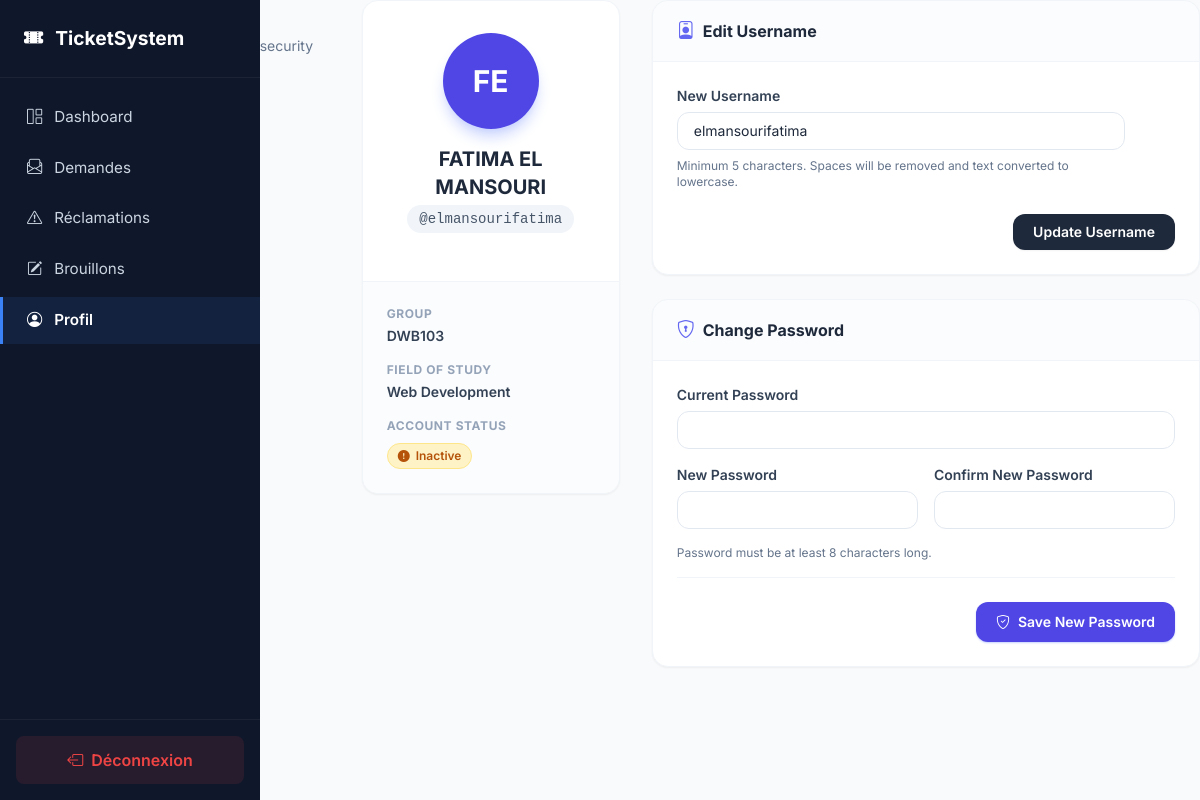
Page /student/profile.php (signed in) on the committed database.
### tables this page shows
CREATE TABLE IF NOT EXISTS `users` (
    `id`             INT UNSIGNED    NOT NULL AUTO_INCREMENT,

     
     
    `role`           ENUM('admin', 'student') NOT NULL DEFAULT 'student',

     
     
     
    `username`       VARCHAR(100)    NOT NULL,

    `first_name`     VARCHAR(100)    NOT NULL,
    `last_name`      VARCHAR(100)    NOT NULL,

     
    `password_hash`  VARCHAR(255)    NOT NULL,

     
     
    `group_name`     VARCHAR(50)     NULL DEFAULT NULL,

     
     
     
     
    `filiere`        VARCHAR(100)    NULL DEFAULT NULL,

     
     
     
    `account_status` ENUM('active', 'inactive') NOT NULL DEFAULT 'inactive',

     
    `last_login_at`  DATETIME        NULL DEFAULT NULL,

    `created_at`     DATETIME        NOT NULL DEFAULT CURRENT_TIMESTAMP,
    `updated_at`     DATETIME        NOT NULL DEFAULT CURRENT_TIMESTAMP
                                     ON UPDATE CURRENT_TIMESTAMP,

     
    PRIMARY KEY (`id`),

     
    UNIQUE KEY `uq_users_username` (`username`),

     
    INDEX `idx_users_role`           (`role`),

     
    INDEX `idx_users_filiere`        (`filiere`),
    INDEX `idx_users_group_name`     (`group_name`),

     
    INDEX `idx_users_account_status` (`account_status`)

);

### includes/functions.php (called while the page is built, shortened)
<?php
function e(?string $value): string
{
    return htmlspecialchars((string) $value, ENT_QUOTES, 'UTF-8');
}

### student/profile.php (the view, shortened to what this page needs)
<?php
require_once __DIR__ . '/../config/database.php';
require_once __DIR__ . '/../includes/functions.php';
$student_id = (int) $_SESSION['user_id'];
$stmt = $pdo->prepare('SELECT * FROM users WHERE id = ? AND role = "student" LIMIT 1');
$stmt->execute([$student_id]);
$user = $stmt->fetch();
$initials = mb_strtoupper(mb_substr($user['first_name'], 0, 1) . mb_substr($user['last_name'], 0, 1));
?>
<!DOCTYPE html>
<html lang="en">
<head>
    <script src="https://cdn.tailwindcss.com"></script>
    <link rel="stylesheet" href="https://cdn.jsdelivr.net/npm/bootstrap-icons@1.11.3/font/bootstrap-icons.min.css">
</head>
<body class="bg-slate-50 text-slate-800 antialiased selection:bg-brand-500 selection:text-white">
<?php include __DIR__ . '/includes/sidebar.php'; ?>
<div class="mb-6">
    <h1 class="text-2xl font-bold text-slate-900">Profile Settings</h1>
    <p class="text-slate-500 text-sm mt-1">Manage your personal information and security preferences</p>
</div>
<div class="grid grid-cols-1 lg:grid-cols-3 gap-8">
    <div class="lg:col-span-1">
        <div class="bg-white rounded-2xl shadow-sm border border-slate-100 overflow-hidden">
            <div class="p-8 text-center border-b border-slate-100">
                <div class="w-24 h-24 rounded-full bg-indigo-600 text-white flex items-center justify-center text-3xl font-bold mx-auto mb-4 shadow-lg shadow-indigo-200">
                    <?= $initials ?>
                </div>
                <h2 class="text-xl font-bold text-slate-800 mb-1"><?= e($user['first_name'] . ' ' . $user['last_name']) ?></h2>
                <div class="inline-flex items-center px-3 py-1 rounded-full bg-slate-100 text-slate-600 text-sm font-mono mb-4">
                    @<?= e($user['username']) ?>
                </div>
            </div>
            <div class="p-6 bg-slate-50/50 space-y-4">
                <div>
                    <h4 class="text-xs font-bold text-slate-400 uppercase tracking-wider mb-1">Group</h4>
                    <p class="text-sm font-semibold text-slate-700"><?= e($user['group_name'] ?: 'Unassigned') ?></p>
                </div>
                <div>
                    <h4 class="text-xs font-bold text-slate-400 uppercase tracking-wider mb-1">Field of Study</h4>
                    <p class="text-sm font-semibold text-slate-700"><?= e($user['filiere'] ?: 'Undefined') ?></p>
                </div>
                <div>
                    <h4 class="text-xs font-bold text-slate-400 uppercase tracking-wider mb-2">Account Status</h4>
                    <?php if ($user['account_status'] === 'active'): ?>
                        <span class="inline-flex items-center px-2.5 py-1 rounded-full text-xs font-semibold bg-emerald-100 text-emerald-700 border border-emerald-200">
                            <i class="bi bi-check-circle-fill me-1.5"></i> Active
                        </span>
                    <?php else: ?>
                        <span class="inline-flex items-center px-2.5 py-1 rounded-full text-xs font-semibold bg-amber-100 text-amber-700 border border-amber-200">
                            <i class="bi bi-exclamation-circle-fill me-1.5"></i> Inactive
                        </span>
                    <?php endif; ?>
                </div>
            </div>
        </div>
    </div>
    <div class="lg:col-span-2 space-y-6">
        <div class="bg-white rounded-2xl shadow-sm border border-slate-100 overflow-hidden">
            <div class="px-6 py-4 border-b border-slate-100 flex items-center gap-2 bg-slate-50/50">
                <i class="bi bi-person-badge text-indigo-500 text-lg"></i>
                <h3 class="font-bold text-slate-800">Edit Username</h3>
            </div>
            <div class="p-6">
                <form method="POST" action="/pfe/student/profile.php">
                    <div class="mb-4 max-w-md">
                        <label class="block text-sm font-semibold text-slate-700 mb-1.5">New Username</label>
                        <input type="text" name="username" value="<?= e($user['username']) ?>" required minlength="5"
                               class="w-full px-4 py-2 border border-slate-200 rounded-xl focus:outline-none focus:ring-2 focus:ring-indigo-500 focus:border-transparent transition-shadow text-sm">
                        <p class="text-xs text-slate-500 mt-2">Minimum 5 characters. Spaces will be removed and text converted to lowercase.</p>
                    </div>
                    <div class="flex justify-end pt-2">
                        <button type="submit" class="bg-slate-800 hover:bg-slate-900 text-white px-5 py-2 rounded-xl text-sm font-semibold shadow-sm transition-colors">
                            Update Username
                        </button>
                    </div>
                </form>
            </div>
        </div>
        <div class="bg-white rounded-2xl shadow-sm border border-slate-100 overflow-hidden">
            <div class="px-6 py-4 border-b border-slate-100 flex items-center gap-2 bg-slate-50/50">
                <i class="bi bi-shield-lock text-indigo-500 text-lg"></i>
                <h3 class="font-bold text-slate-800">Change Password</h3>
            </div>
            <div class="p-6">
                <form method="POST" action="/pfe/student/profile.php<?= isset($_GET['first_login']) ? '?first_login=1' : '' ?>">
                    <div class="space-y-4 max-w-xl">
                        <div>
                            <label class="block text-sm font-semibold text-slate-700 mb-1.5">Current Password</label>
                            <input type="password" name="current_password" required
                                   class="w-full px-4 py-2 border border-slate-200 rounded-xl focus:outline-none focus:ring-2 focus:ring-indigo-500 focus:border-transparent transition-shadow text-sm">
                        </div>
                        <div class="grid grid-cols-1 md:grid-cols-2 gap-4">
                            <div>
                                <label class="block text-sm font-semibold text-slate-700 mb-1.5">New Password</label>
                                <input type="password" name="new_password" required minlength="8"
                                       class="w-full px-4 py-2 border border-slate-200 rounded-xl focus:outline-none focus:ring-2 focus:ring-indigo-500 focus:border-transparent transition-shadow text-sm">
                            </div>
                            <div>
                                <label class="block text-sm font-semibold text-slate-700 mb-1.5">Confirm New Password</label>
                                <input type="password" name="confirm_password" required minlength="8"
                                       class="w-full px-4 py-2 border border-slate-200 rounded-xl focus:outline-none focus:ring-2 focus:ring-indigo-500 focus:border-transparent transition-shadow text-sm">
                            </div>
                        </div>
                        <p class="text-xs text-slate-500">Password must be at least 8 characters long.</p>
                    </div>
                    <div class="flex justify-end pt-6 mt-4 border-t border-slate-100">
                        <button type="submit" class="bg-indigo-600 hover:bg-indigo-700 text-white px-5 py-2.5 rounded-xl text-sm font-semibold shadow-sm shadow-indigo-200 transition-colors flex items-center gap-2">
                            <i class="bi bi-shield-check"></i> Save New Password
                        </button>
                    </div>
                </form>
            </div>
        </div>
    </div>
</div>
</body>
</html>

### student/includes/sidebar.php (style rules this page uses)
body { font-family: 'Inter', sans-serif; background: #f1f5f9; display: flex; min-height: 100vh; margin: 0; }

### rows in the picture
users: initials "FE", first_name+last_name "FATIMA EL MANSOURI", username "elmansourifatima", group_name "DWB103", filiere "Web Development"
